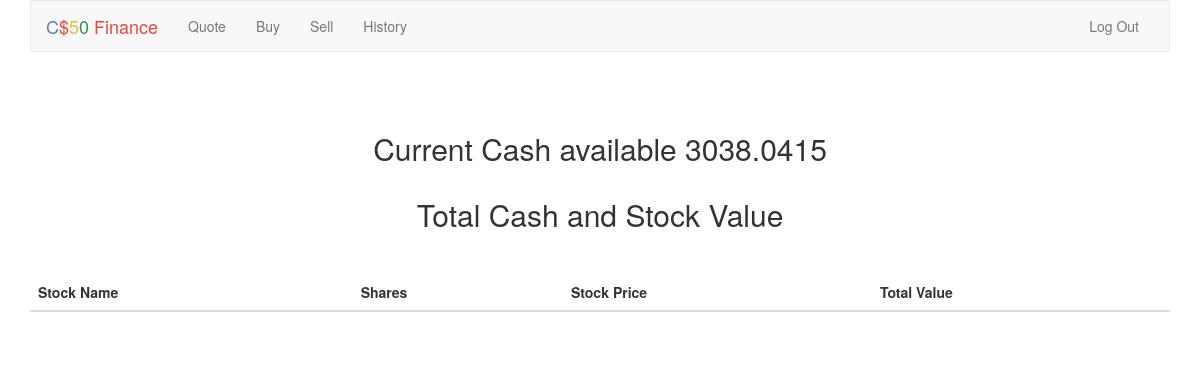
The app's page / (signed in), older data.
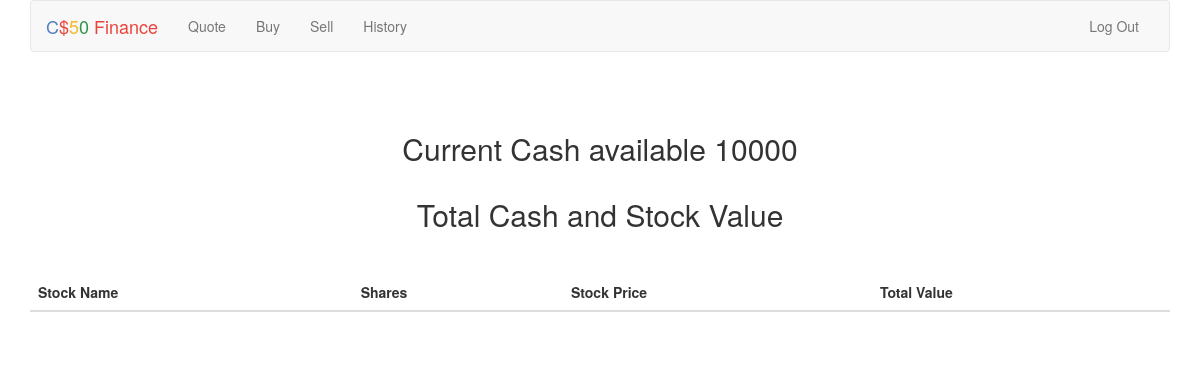
The same page, newer data.
### tables this page shows
CREATE TABLE 'users' ('id' INTEGER PRIMARY KEY AUTOINCREMENT NOT NULL, 'username' TEXT NOT NULL, 'hash' TEXT NOT NULL, 'cash' NUMERIC NOT NULL DEFAULT 10000.00 );

### application.py (the view)
@app.route("/")
@login_required
def index():
    id = session['user_id']
    conn = sqlite3.connect('finance.db')
    db = conn.cursor()
    db.execute('''SELECT * FROM users WHERE id=?''', (id,))
    rows = db.fetchone()
    conn.close()
    return render_template("index.html", cash=rows[3])

### helpers.py (called while the page is built)
def login_required(f):
    @wraps(f)
    def decorated_function(*args, **kwargs):
        if session.get("user_id") is None:
            return redirect("/login")
        return f(*args, **kwargs)
    return decorated_function

### templates/index.html (shortened to what this page needs)
{% extends "layout.html" %}
{% block main %}
<form action="{{ url_for('index') }}" method="post">
        <br>
        <br>
        <h2>Current Cash available {{cash}}<br>
            <br>
            Total Cash and Stock Value {{total_value}}<br>
            <br>
        </h2>
    <table class="table">
        <thead>
            <tr>
            <th scope="col">Stock Name</th>
            <th scope="col">Shares</th>
            <th scope="col">Stock Price</th>
            <th scope="col">Total Value</th>
            </tr>
        </thead>
        <tbody>
            <tr>
            <td>{{name}}</td>
            <td>{{shares}}</td>
            <td>{{price}}</td>
            <td>{{shares_value}}</td>
            </tr>
        </tbody>
        </table>
{% endblock %}

### templates/layout.html (shortened to what this page needs)
<!DOCTYPE html>
<html lang="en">
    <head>
        <link href="https://maxcdn.bootstrapcdn.com/bootstrap/3.3.7/css/bootstrap.min.css" rel="stylesheet"/>
        <link href="{{ url_for('static', filename='styles.css') }}" rel="stylesheet"/>
    </head>
    <body>
        <div class="container">
            <nav class="navbar navbar-default">
                <div class="container-fluid">
                    <div class="navbar-header">
                        <a class="navbar-brand" href="{{ url_for('index') }}"><span class="blue">C</span><span class="red">$</span><span class="yellow">5</span><span class="green">0</span> <span class="red">Finance</span></a>
                    </div>
                    <div class="collapse navbar-collapse" id="navbar">
                        {% if session.user_id %}
                            <ul class="nav navbar-nav">
                                <li><a href="{{ url_for('quote') }}">Quote</a></li>
                                <li><a href="{{ url_for('buy') }}">Buy</a></li>
                                <li><a href="{{ url_for('sell') }}">Sell</a></li>
                                <li><a href="{{ url_for('history') }}">History</a></li>
                            </ul>
                            <ul class="nav navbar-nav navbar-right">
                                <li><a href="{{ url_for('logout') }}">Log Out</a></li>
                            </ul>
                        {% else %}
                            <ul class="nav navbar-nav navbar-right">
                                <li><a href="{{ url_for('register') }}">Register</a></li>
                                <li><a href="{{ url_for('login') }}">Log In</a></li>
                            </ul>
                        {% endif %}
                    </div>
                </div>
            </nav>
            <main>
                {% block main %}{% endblock %}
            </main>
        </div>
    </body>
</html>

### static/styles.css (style rules this page uses)
.container { margin-left: auto; margin-right: auto; text-align: center; }
.navbar-default .navbar-brand .blue { color: #537fbe; }
.navbar-default .navbar-brand .red { color: #ea433b; }
.navbar-default .navbar-brand .yellow { color: #f5b82e; }
.navbar-default .navbar-brand .green { color: #2e944b; }
main td { text-align: left; }

Row changes from the older to the newer data that the page shows:
changed users: cash "3038.0415" → "10000"
